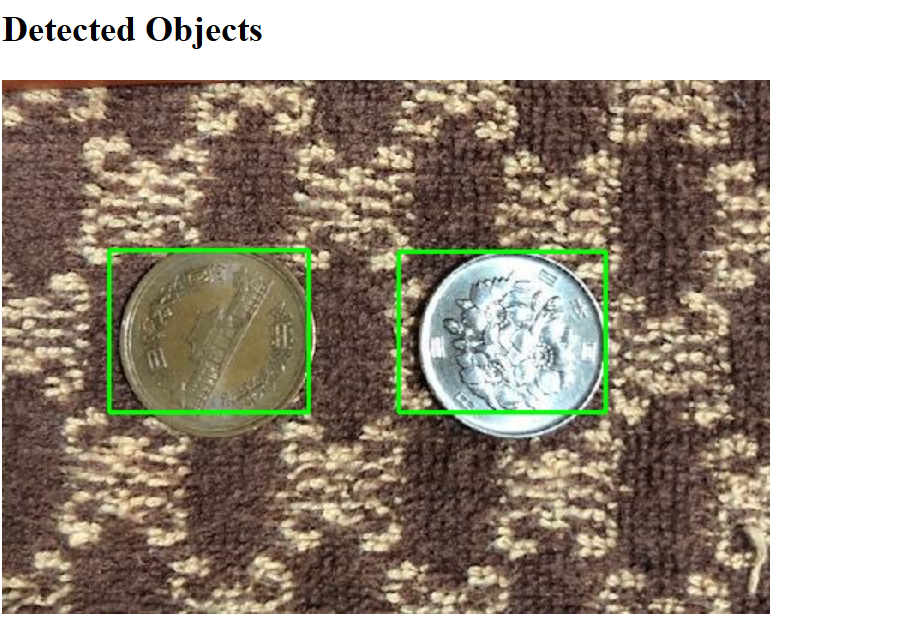
#> input picture Detection_image.png, 903 x 641 px
$ python -i detect_circles.py   (imports and definitions only)
#> lines starting #> are read from the running program, lines starting #| are printed output that depends on the picture; after the words box and inside, x2 and y2 are one past the last pixel; in counts of white or black regions, pixels touching at a corner belong together
# [24 lines of commented-out code are left out]
import cv2
import numpy as np

def convert_numpy_to_native(data):
    if isinstance(data, np.integer):
        return int(data)
    elif isinstance(data, np.floating):
        return float(data)
    elif isinstance(data, np.ndarray):
        return data.tolist()
    elif isinstance(data, dict):
        return {k: convert_numpy_to_native(v) for k, v in data.items()}
    elif isinstance(data, list):
        return [convert_numpy_to_native(i) for i in data]
    else:
        return data

def detect_circular_objects(image_path):
#> called with image_path = 'Detection_image.png'
    image = cv2.imread(image_path)
#> image is the input picture: shape (641, 903, 3); mean B, G, R 138.3, 151.9, 161.7
    gray = cv2.cvtColor(image, cv2.COLOR_BGR2GRAY)
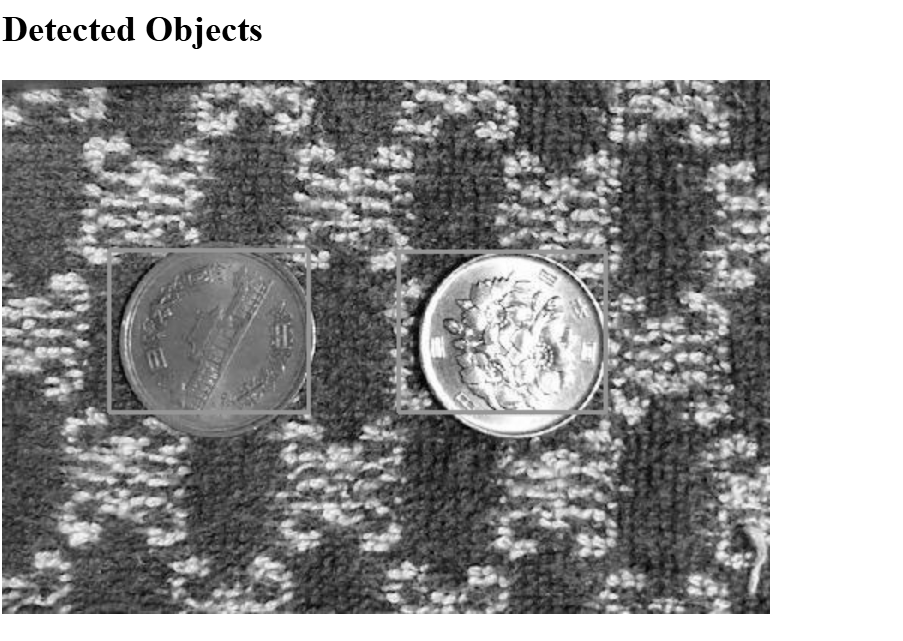
#> gray: shape (641, 903); min 0, max 255, mean 153.3
    blurred = cv2.GaussianBlur(gray, (9, 9), 2)
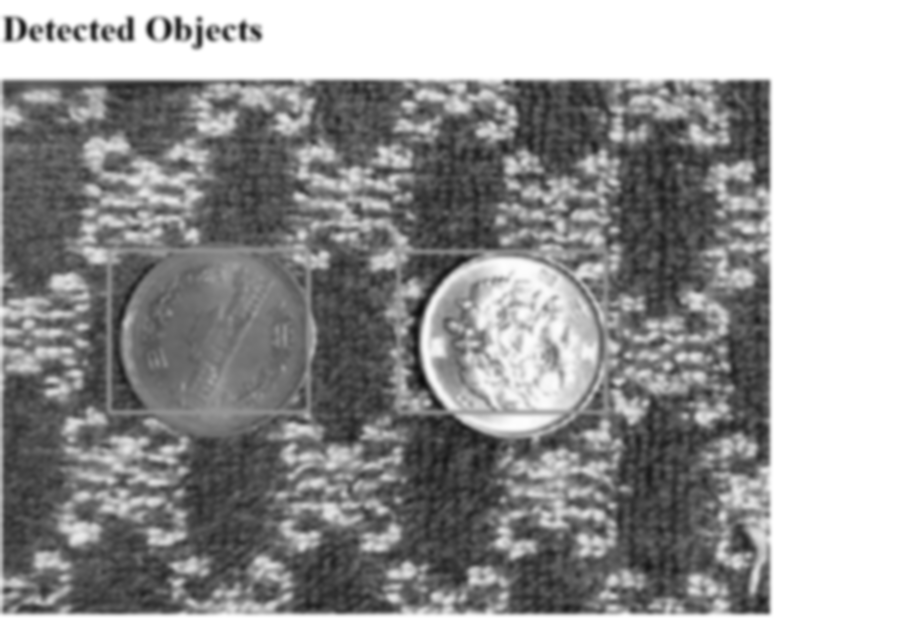
#> blurred: shape (641, 903); min 12, max 255, mean 153.2
    circles = cv2.HoughCircles(blurred, cv2.HOUGH_GRADIENT, dp=1.2, minDist=20, param1=50, param2=30, minRadius=10, maxRadius=100)
#> circles = 704 rows, first 8: [216.6, 340.2, 96.64], [510.6, 345, 92.68], [622.2, 178.2, 99.28], [535.8, 443.4, 99.28], [407.4, 415.8, 97.96], [561, 407.4, 99.28], [345, 196.2, 99.28], [555, 208.2, 97.96]

    mask = np.zeros_like(gray)
    circles_data = []

    if circles is not None:
        circles = np.round(circles[0, :]).astype("int")
#> circles = 704 rows, first 8: [217, 340, 97], [511, 345, 93], [622, 178, 99], [536, 443, 99], [407, 416, 98], [561, 407, 99], [345, 196, 99], [555, 208, 98]
        for (x, y, r) in circles:
            cv2.circle(mask, (x, y), r, 255, -1)
            circles_data.append({
                'id': len(circles_data),
                'bounding_box': (x-r, y-r, x+r, y+r),
                'centroid': (x, y),
                'radius': r
            })
            cv2.rectangle(image, (x-r, y-r), (x+r, y+r), (0, 255, 0), 2)
#> this loop made 704 passes
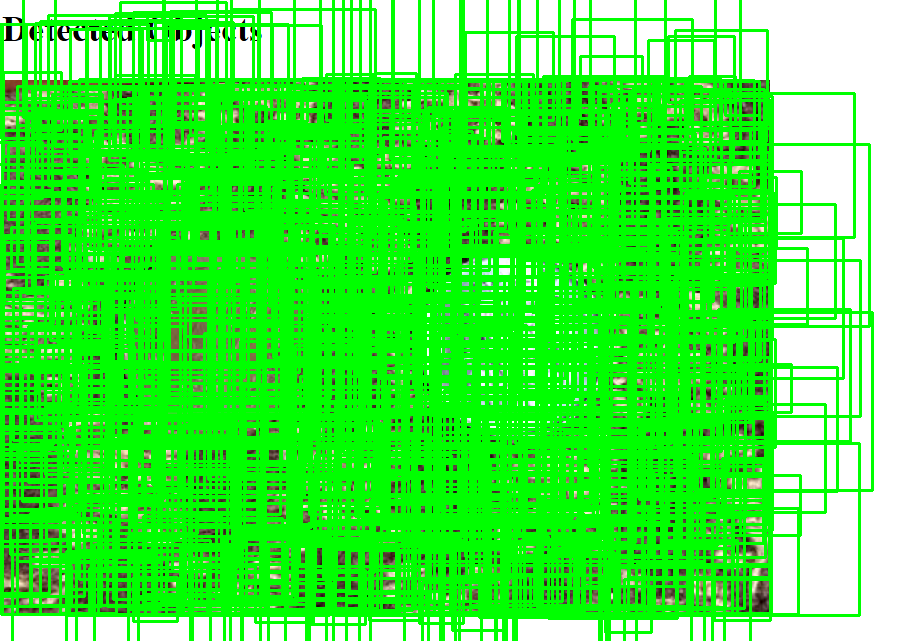
#> image: shape (641, 903, 3); mean B, G, R 64.2, 240, 67.6
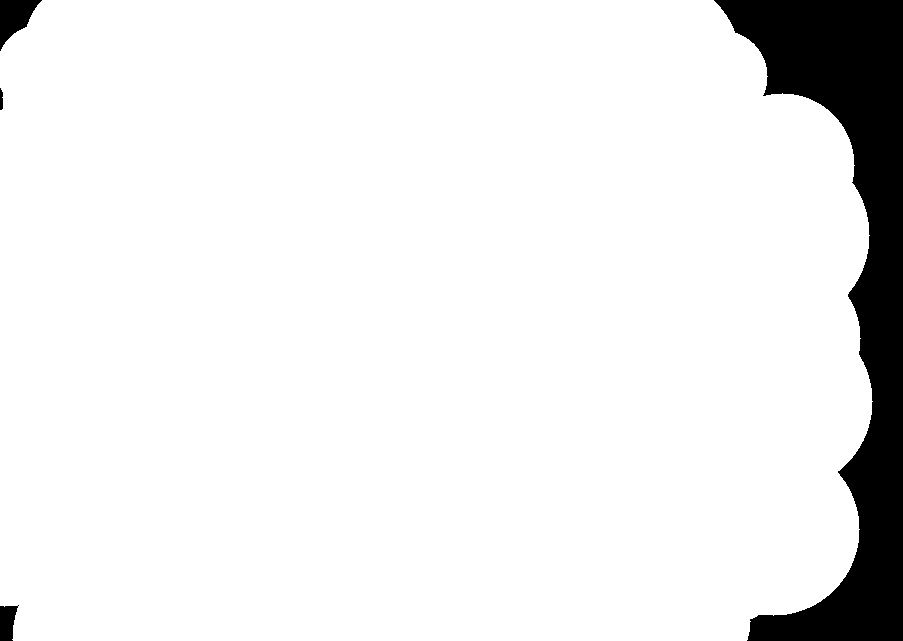
#> mask: shape (641, 903); 92.1% white; 4 black regions, box (x1, y1, x2, y2) and area: (714, 0, 903, 641) 43765, (0, 0, 42, 51) 1127, (0, 605, 19, 641) 504, (0, 88, 3, 110) 58
#> after the loop, circles_data = 704 items

    # Convert numpy data types to native Python data types
    circles_data = convert_numpy_to_native(circles_data)

    return image, mask, circles_data

>>> result = detect_circular_objects('Detection_image.png')

$ run again, on upload_image.png
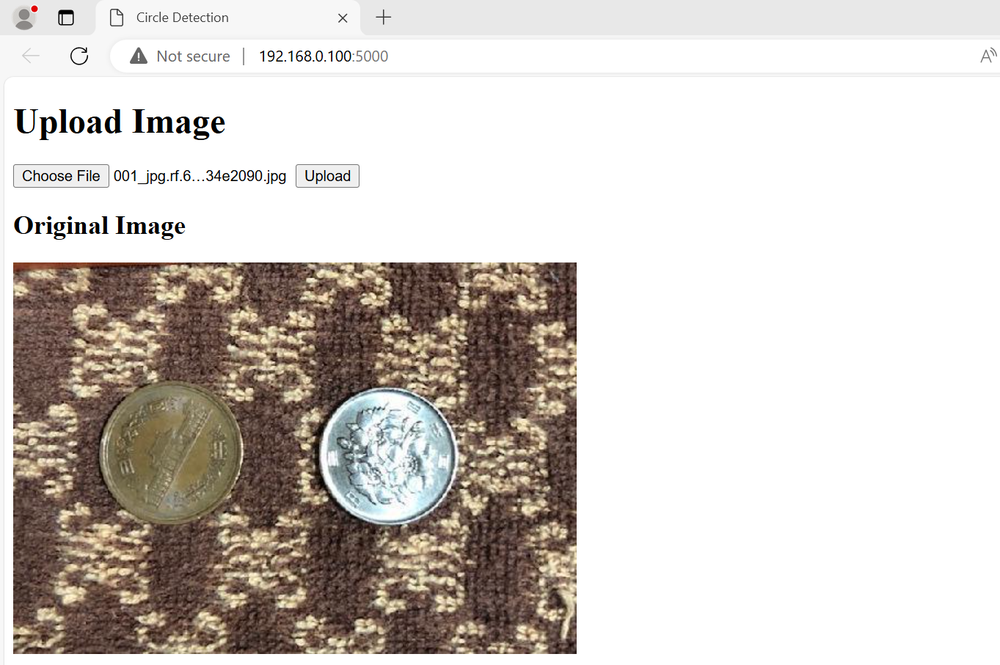
#> input picture upload_image.png, 1000 x 665 px, shrunk from 1363 x 907 before the run
#> in detect_circular_objects, image is the input picture: shape (665, 1000, 3); mean B, G, R 197.9, 203, 209.1
#> in detect_circular_objects, `circles = cv2.HoughCircles(blurred, cv2.HOUGH_GRADIENT, dp=1.2, minDis..`: circles = 427 rows, first 8: [390.6, 454.2, 70.24], [360.6, 384.6, 99.28], [367.8, 460.2, 95.32], [412.2, 510.6, 99.28], [454.2, 527.4, 99.28], [411, 443.4, 99.28], [341.4, 497.4, 99.28], [318.6, 363, 94]
#> in detect_circular_objects, `circles = np.round(circles[0, :]).astype("int")`: circles = 427 rows, first 8: [391, 454, 70], [361, 385, 99], [368, 460, 95], [412, 511, 99], [454, 527, 99], [411, 443, 99], [341, 497, 99], [319, 363, 94]
#> the loop in detect_circular_objects, `for (x, y, r) in circles:` made 427 passes
#> after the loop in detect_circular_objects, `for (x, y, r) in circles:`:
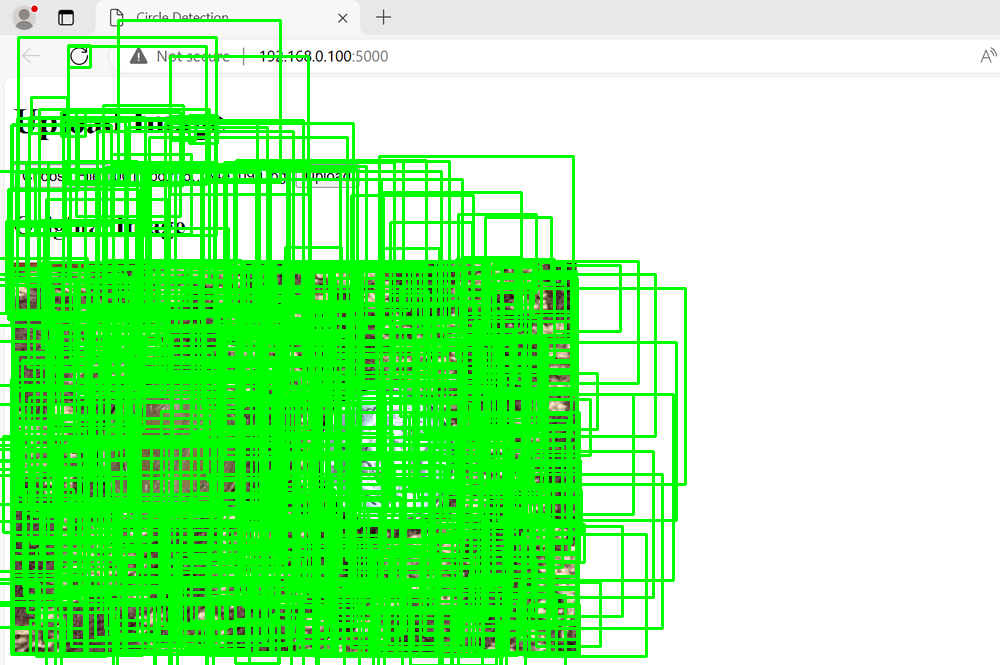
#> image: shape (665, 1000, 3); mean B, G, R 150.2, 246.3, 151.7
#> after the loop in detect_circular_objects, `for (x, y, r) in circles:`:
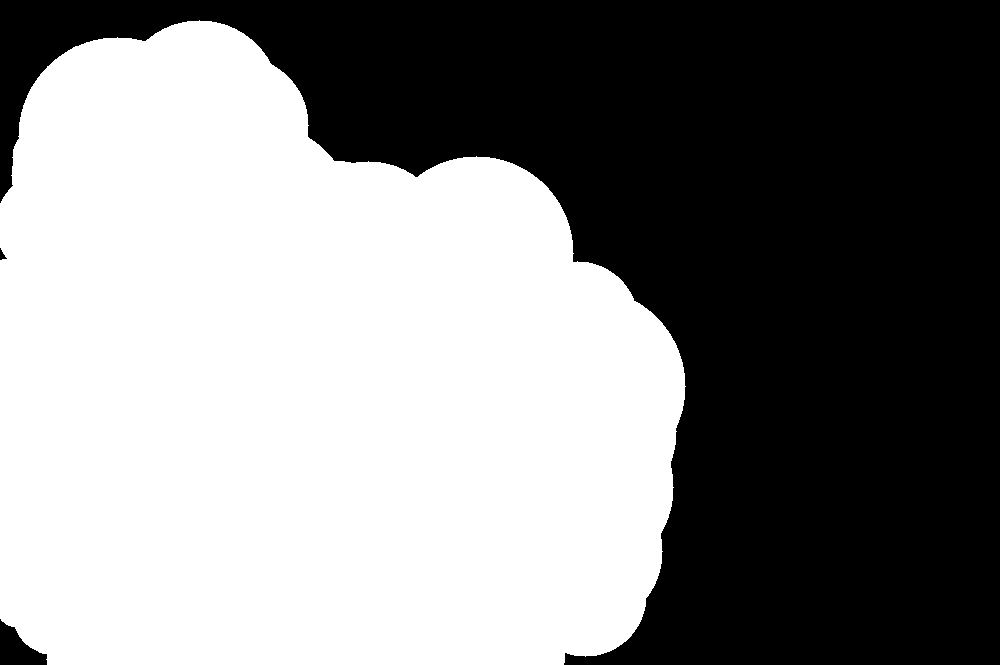
#> mask: shape (665, 1000); 53% white; 3 black regions, box (x1, y1, x2, y2) and area: (0, 0, 1000, 665) 311151, (0, 619, 47, 665) 1215, (0, 248, 7, 260) 41
#> after the loop in detect_circular_objects, `for (x, y, r) in circles:`: circles_data = 427 items
